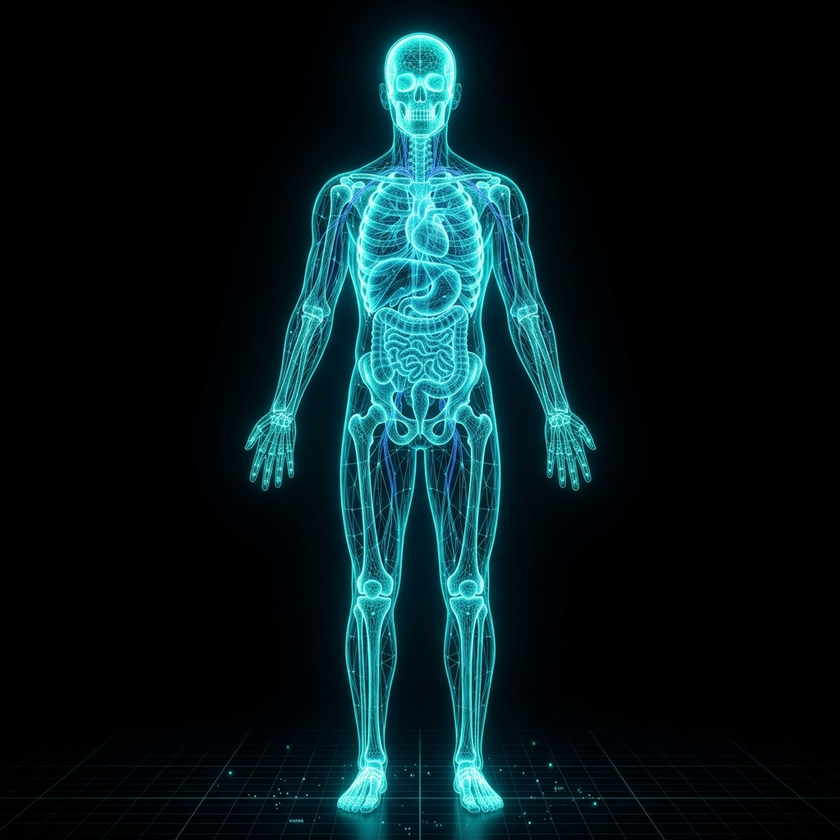
#> input picture anatomy_bg.png, 840 x 840 px, shrunk from 1024 x 1024 before the run
$ python remove_bg.py
#> lines starting #> are read from the running program, lines starting #| are printed output that depends on the picture
from PIL import Image

def process():
    img = Image.open('anatomy_bg.png').convert('RGBA')
    pixels = img.load()
    width, height = img.size
#> width = 840; height = 840
    for y in range(height):
        for x in range(width):
            r, g, b, a = pixels[x, y]
            brightness = max(r, g, b)
            if brightness > 0:
                nr = min(255, int(r * 255 / brightness))
                ng = min(255, int(g * 255 / brightness))
                nb = min(255, int(b * 255 / brightness))
                pixels[x, y] = (nr, ng, nb, brightness)
            else:
                pixels[x, y] = (0, 0, 0, 0)
    img.save('anatomy_bg.png')
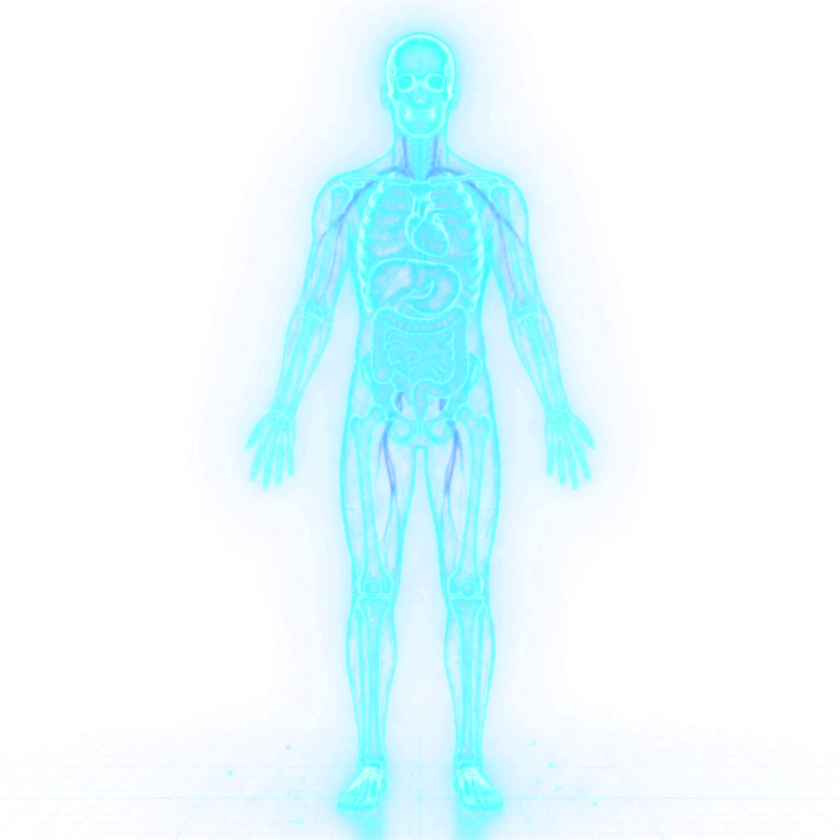
#> saved as anatomy_bg.png: PIL image 840x840 RGBA; mean R, G, B, A 64.4, 136.7, 171.2, 30.9; transparent parts drawn white
    print("Background removed successfully.")

if __name__ == "__main__":
    process()
